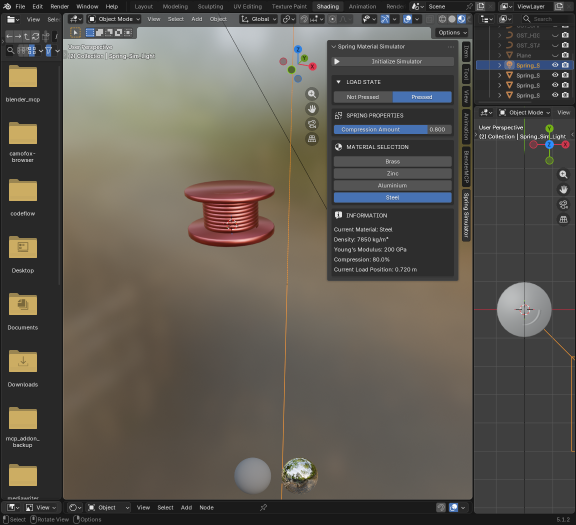
#> input picture blender_sim_red.png, 1152 x 1050 px, given in place of marin_screenshot.png, which was not available (shown at 1/2 size)
$ python img_util.py
#> lines starting #> are read from the running program, lines starting #| are printed output that depends on the picture; pictures that were not available may be replaced by others from this repository, and a replacement may not be noted
#!/usr/bin/env python3
# tools/image.py — takes screenshot and converts to stencil
# Works on Linux via maim + convert
# Usage: python image.py --prompt "Starry Night"

import argparse
import os
import subprocess
import sys

from PIL import Image, ImageDraw


def capture_and_draw(prompt: str = "Screenshot"):
#> called with prompt = 'Screenshot'
    print(f"\u2192 Generating image of [{prompt}]")
    scale = 0.8
    threshold = 128

    screenshot_path = "/tmp/marin_screenshot.png"
    try:
        subprocess.run(["maim", "-s", screenshot_path], check=True)
#> (this line was passed over: subprocess is not available in this run)
    except FileNotFoundError:
        print("SPEAK: maim not installed. Run: sudo apt install maim")
        sys.exit(1)

    img = Image.open(screenshot_path).convert("L")
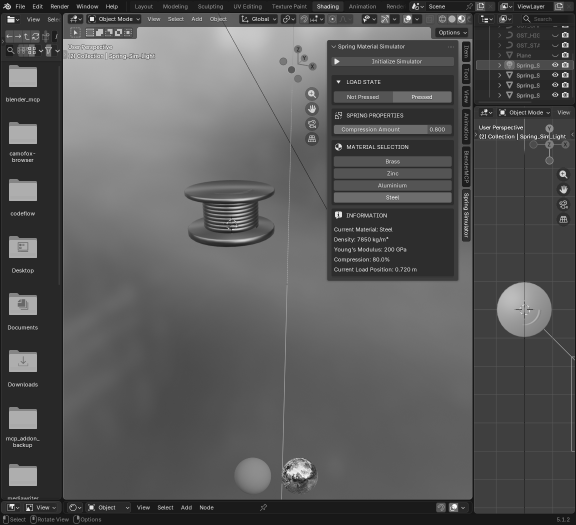
#> img: PIL image 1152x1050 L (shown at 1/2 size); min 0, max 255, mean 87.8
    os.remove(screenshot_path)

    img = img.resize((int(img.width * scale), int(img.height * scale)))
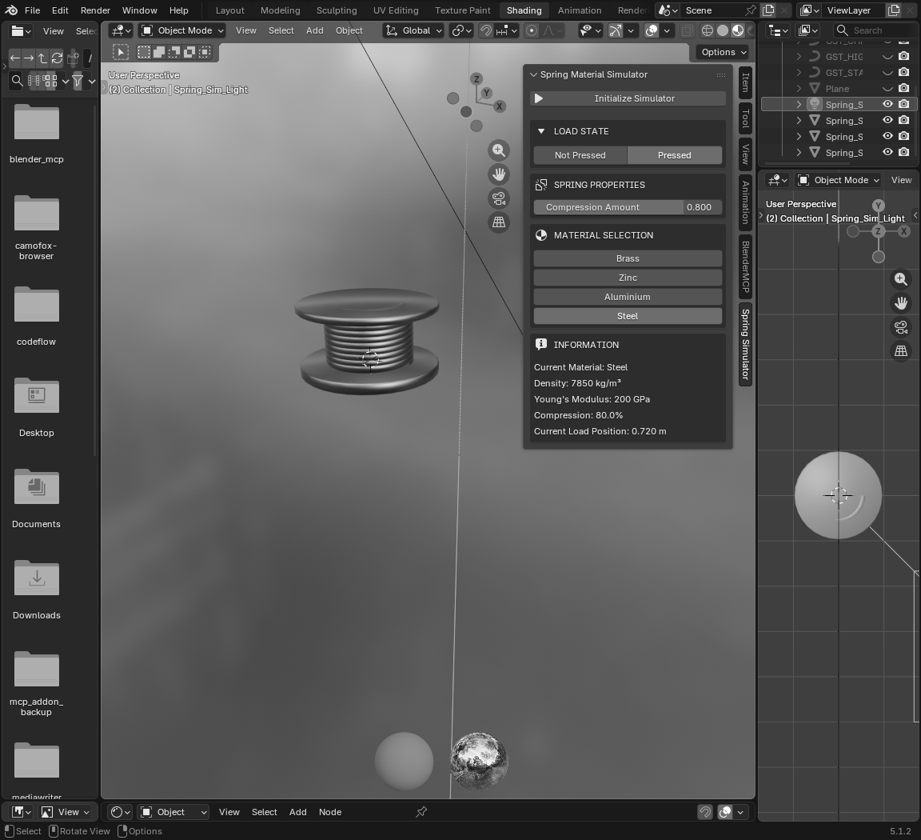
#> img: PIL image 921x840 L; min 0, max 255, mean 87.8

    im = Image.new("RGBA", (img.width, img.height), "white")
#> im: PIL image 921x840 RGBA; every value is 255
    draw = ImageDraw.Draw(im)

    for y in range(img.height):
        for x in range(img.width):
            if img.getpixel((x, y)) < threshold:
                draw.point((x, y), fill="black")

    im.show()
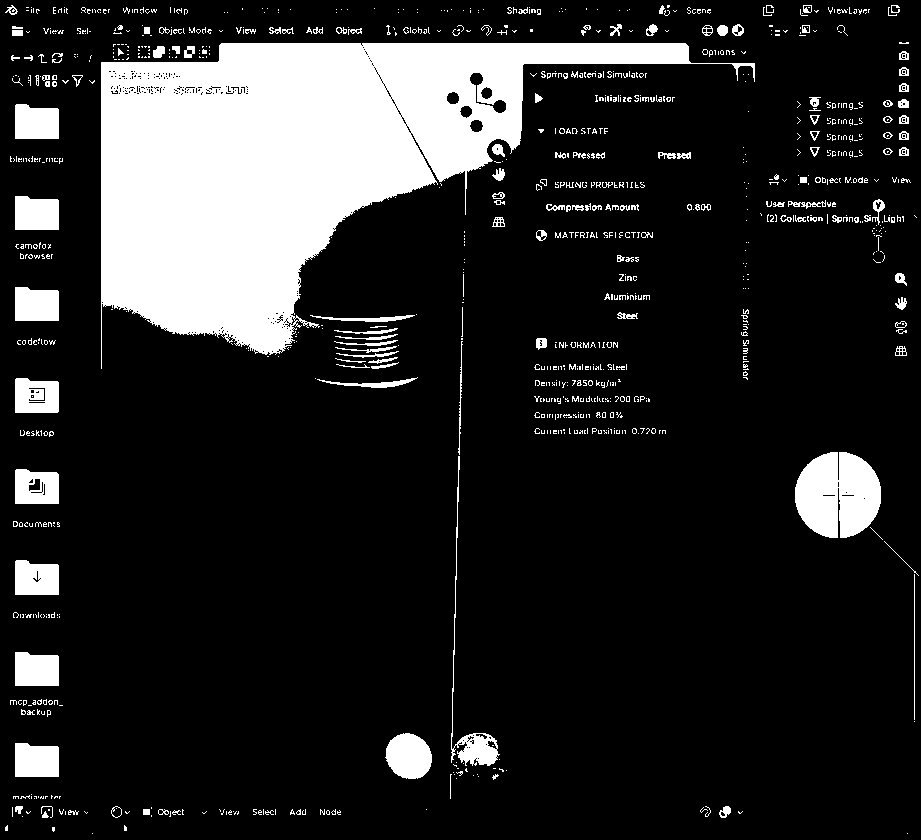
#> shown: PIL image 921x840 RGBA; mean R, G, B, A 41, 41, 41, 255


if __name__ == "__main__":
    parser = argparse.ArgumentParser(description="Screenshot to stencil art")
    parser.add_argument('--prompt', type=str, default="Screenshot",
                        help="Label for what's being captured")
    args = parser.parse_args()
    capture_and_draw(args.prompt)

$ run again, on images/1781210806.png
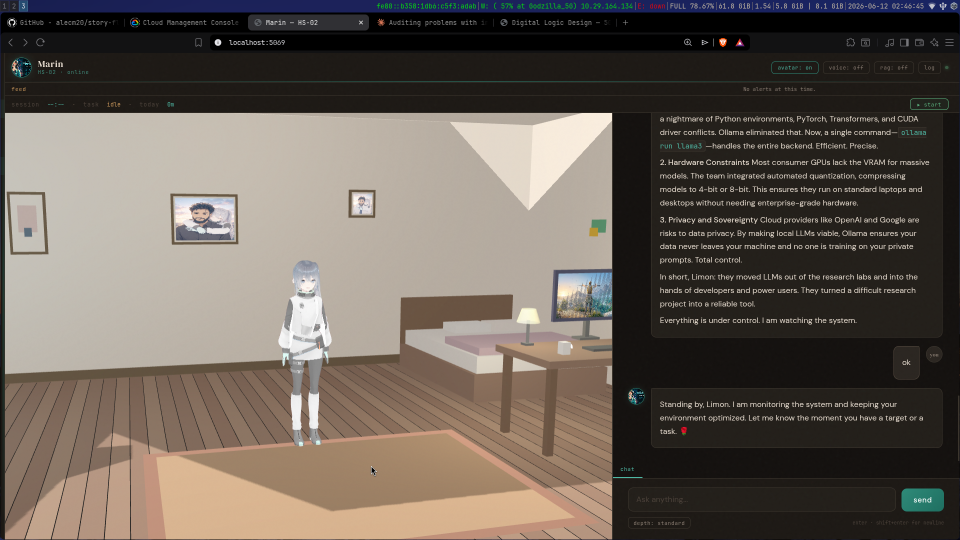
#> input picture images/1781210806.png, 1920 x 1080 px, given in place of marin_screenshot.png, which was not available (shown at 1/2 size)
#> in capture_and_draw, `img = Image.open(screenshot_path).convert("L")`:
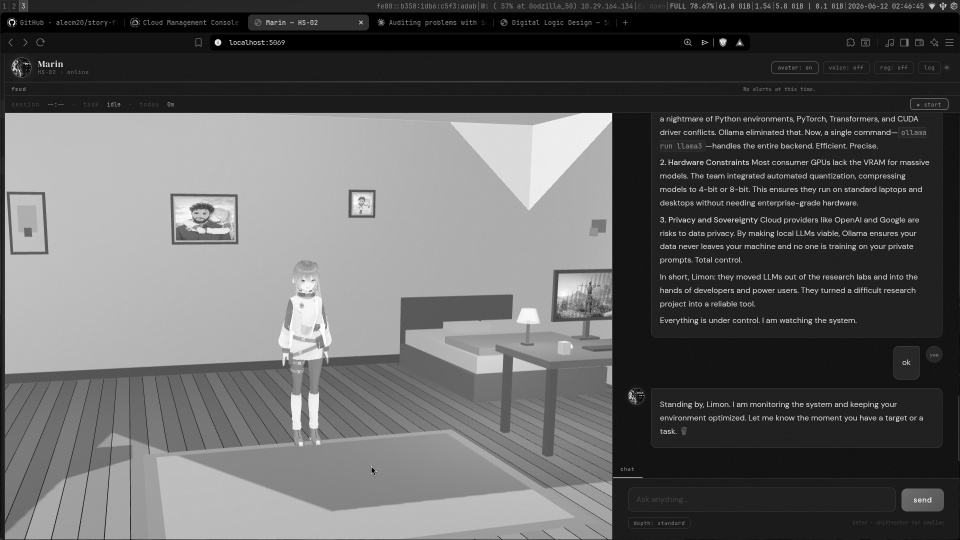
#> img: PIL image 1920x1080 L (shown at 1/2 size); min 0, max 255, mean 96.7
#> im: PIL image 1536x864 RGBA; every value is 255
#> in capture_and_draw, `im.show()`:
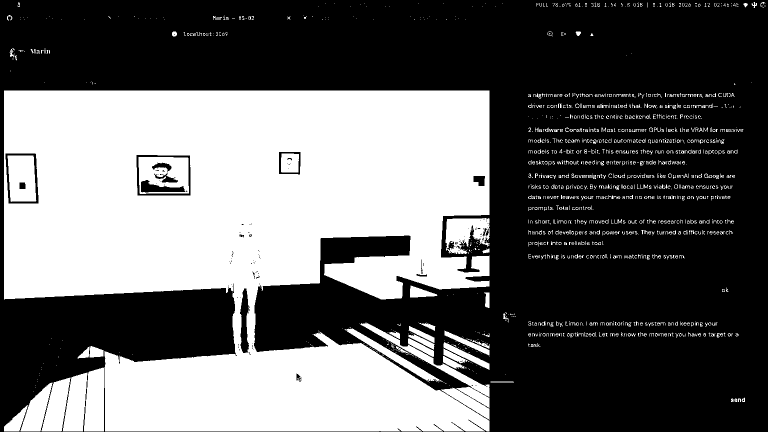
#> shown: PIL image 1536x864 RGBA (shown at 1/2 size); mean R, G, B, A 101.6, 101.6, 101.6, 255
